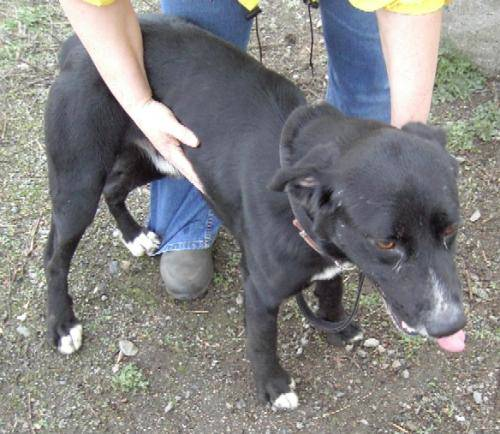
#> input picture Dataset/train/dog/dog.150.jpg, 500 x 434 px
$ python regularization.py
#> lines starting #> are read from the running program, lines starting #| are printed output that depends on the picture
### Dataset/SimpleDatasetLoader.py
# -*- coding: utf-8 -*-
"""
Created on Wed Dec 19 09:08:58 2018

@author: DELL
"""
import numpy as np
import cv2
import os

class SimpleDatasetLoader:
    def __init__(self, processors=None):
        self.processors = processors

        if self.processors is None:
            self.processors = []

    def load(self, imagePaths, verbose=-1):
#> called with verbose = 500
        data = []
        labels = []

        for (i, imagePath) in enumerate(imagePaths):
            image = cv2.imread(imagePath)
#> image is the input picture: shape (434, 500, 3); mean B, G, R 131.4, 131.5, 131.5
            label = imagePath.split(os.path.sep)[-2]
            if self.processors is not None:
                for p in self.processors:
                    image = p.preprocess(image)
#> this loop made 1 pass
#> pass 1, in load, `image = p.preprocess(image)`:
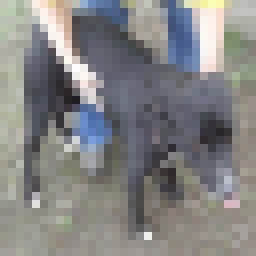
#> image: shape (32, 32, 3) (shown 8 times larger); mean B, G, R 131.4, 131.5, 131.5
            data.append(image)
            labels.append(label)

            if verbose > 0 and i > 0 and (i+1)%verbose==0:
                print("Info process {}/{}".format(i+1, len(imagePaths)))
#> pass 2 of the loop in load, `for (i, imagePath) in enumerate(imagePaths):`:
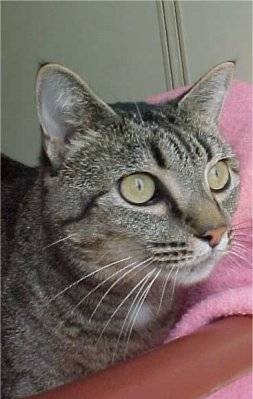
#> input picture Dataset/train/cat/cat.104.jpg, 253 x 399 px
#> in load, image is the input picture: shape (399, 253, 3); mean B, G, R 98.8, 103.7, 116.5
#> the loop in load, `for p in self.processors:` made 1 pass
#> pass 1, in load, `image = p.preprocess(image)`:
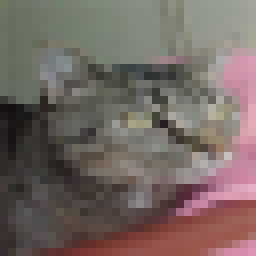
#> image: shape (32, 32, 3) (shown 8 times larger); mean B, G, R 98.8, 103.7, 116.5
#> pass 3 of the loop in load, `for (i, imagePath) in enumerate(imagePaths):`:
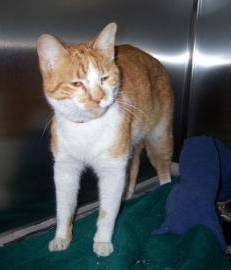
#> input picture Dataset/train/cat/cat.115.jpg, 231 x 270 px
#> in load, image is the input picture: shape (270, 231, 3); mean B, G, R 86.7, 84.8, 81.3
#> the loop in load, `for p in self.processors:` made 1 pass
#> pass 1, in load, `image = p.preprocess(image)`:
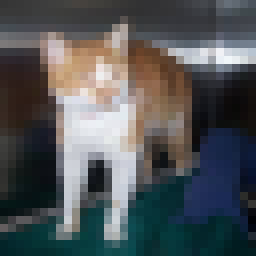
#> image: shape (32, 32, 3) (shown 8 times larger); mean B, G, R 86.7, 84.8, 81.3
#> the loop made 4 passes; the first 3 are shown
        return np.array(data), np.array(labels)

### Preprocessing/SimpleProcessor.py
# -*- coding: utf-8 -*-
"""
Created on Wed Dec 19 08:47:56 2018

@author: DELL
"""

import cv2

class SimplePreprocessor:
    def __init__(self, width, height, inter=cv2.INTER_AREA):
        self.width = width
        self.heigth = height
        self.inter = inter

    def preprocess(self, image):
        return cv2.resize(image, (self.width, self.heigth), interpolation=self.inter)

### regularization.py
# -*- coding: utf-8 -*-
"""
Created on Thu Jan  3 09:32:58 2019

@author: DELL
"""

from sklearn.linear_model import SGDClassifier
from sklearn.preprocessing import LabelEncoder
from sklearn.model_selection import train_test_split

from Preprocessing.SimpleProcessor import SimplePreprocessor
from Dataset.SimpleDatasetLoader import SimpleDatasetLoader

from imutils import paths

imagePaths = list(paths.list_images("./Dataset/train"))
print("[INFO]Load images")

processor = SimplePreprocessor(32, 32)
loader = SimpleDatasetLoader(processors=[processor])
data, label = loader.load(imagePaths, verbose=500)
data = data.reshape(data.shape[0], 3*32*32)

#encode the label cat,dog -> 0,1
le = LabelEncoder()
label = le.fit_transform(label)

#split train,test set
X_train, X_test, y_train, y_test = train_test_split(data, label, test_size=0.25, random_state=42)

for r in [None, 'l1', 'l2']:
    print('[INFO] Train model with {} penalty'.format(r))

    #model with softmax loss function and 10 epoches
    model = SGDClassifier(loss='log', penalty=r, max_iter=10, learning_rate='constant', eta0=0.01, random_state=42)
#> (the run stopped early here; a loop or call above may not have finished)
